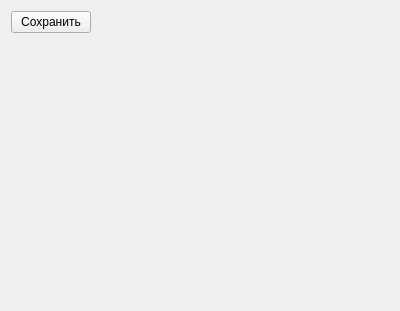
<?xml version="1.0" encoding="UTF-8"?>
<ui version="4.0">
 <class>AmplitudeFrequency</class>
 <widget class="QWidget" name="AmplitudeFrequency">
  <property name="geometry">
   <rect>
    <x>0</x>
    <y>0</y>
    <width>400</width>
    <height>311</height>
   </rect>
  </property>
  <property name="windowTitle">
   <string>AmplitudeFrequency</string>
  </property>
  <layout class="QGridLayout" name="gridLayout">
   <item row="0" column="0">
    <widget class="QPushButton" name="SaveAmpFr">
     <property name="text">
      <string>Сохранить</string>
     </property>
    </widget>
   </item>
   <item row="0" column="1">
    <spacer name="horizontalSpacer">
     <property name="orientation">
      <enum>Qt::Horizontal</enum>
     </property>
     <property name="sizeHint" stdset="0">
      <size>
       <width>40</width>
       <height>20</height>
      </size>
     </property>
    </spacer>
   </item>
   <item row="1" column="0" colspan="2">
    <widget class="QCustomPlot" name="widget" native="true"/>
   </item>
  </layout>
 </widget>
 <layoutdefault spacing="6" margin="11"/>
 <customwidgets>
  <customwidget>
   <class>QCustomPlot</class>
   <extends>QWidget</extends>
   <header>qcustomplot.h</header>
   <container>1</container>
  </customwidget>
 </customwidgets>
 <resources/>
 <connections/>
</ui>
